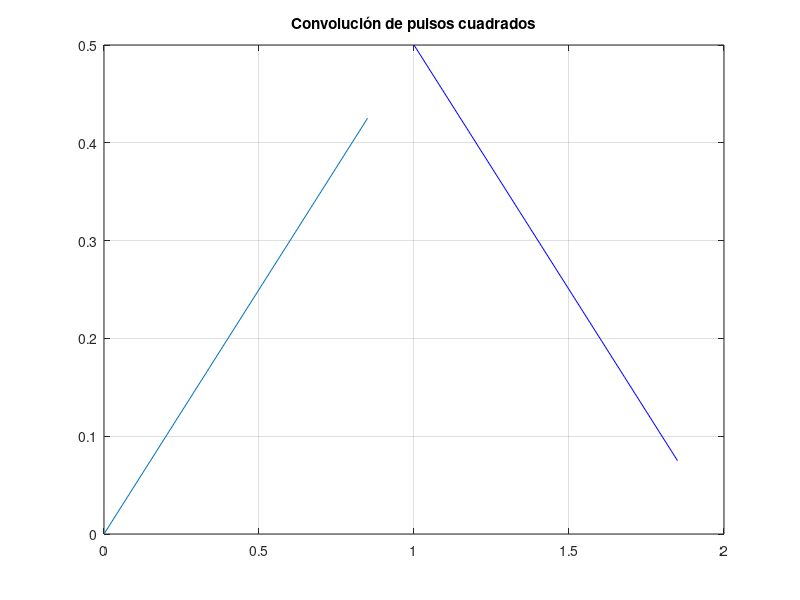

This chart was generated by the following MATLAB code:
%{
** ######################################################################################################
**      Archivo: 02 - 02 - PulsosRect1.m
**      SO: Windows 10
**      Herramienta: Visual Studio Code
**                   MATLAB R2023a
**
**      Notas:
**          En esta parte de la practica se realizara la convolución entre dos pulsos rectangulares sin
**          utilizar la funcion pre establecida por matlab llamada "conv".
** ######################################################################################################
%}

clear all
clf                                     % Elimina las figuras
clc

% MAIN PROGRAM
dt = .17;
T1 = 0 : dt : 1;
y1 = (1 / 2) * T1;
T2 = 1 : dt : 2;
y2 = 1 - (1 / 2) * T2;

plot(T1, y1, T2, y2, 'b')
grid on
title('Convolución de pulsos cuadrados')